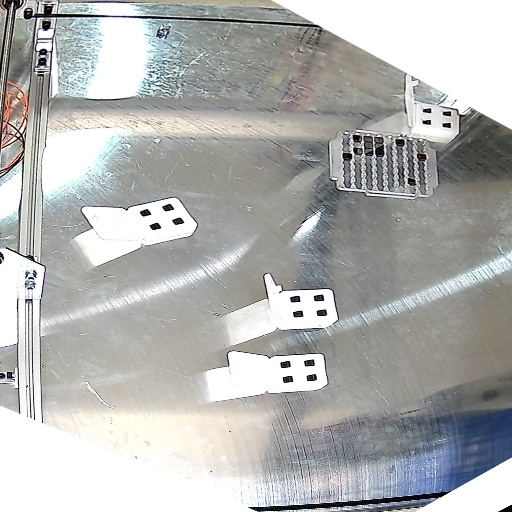
#> input picture dev/machine_learning/yoloTesting/RunML/ml_guess.jpg, 512 x 512 px, given in place of the camera
$ python old_image_methods_old.py   (older library calls are emulated)
#> lines starting #> are read from the running program, lines starting #| are printed output that depends on the picture
import cv2
import numpy as np
import math
import yaml
import random as rd
import matplotlib.pyplot as plt
from PIL import Image
CONFIG_PATH = "../../../../src/config_distance.yml"#../chip_img_movement/config_distance.yml"

# [177 lines left out: functions overlay_image_alpha, RotateImageSafe, warpImage, imagewarpCalibration, ps_imagewarpCalibration, cv2_to_PIL and 4 more, not called in this run]

def blur(img, amt=3):
    return cv2.blur(img, (amt, amt))


# [107 lines left out: functions add_noise, randomGraidentlight, randomPass, formatImage, not called in this run]

def white_balance(img):
    if (len(img.shape)<=0):
        raise Exception("No input Image")
    result = cv2.cvtColor(img, cv2.COLOR_BGR2LAB)
    avg_a = np.average(result[:, :, 1])
    avg_b = np.average(result[:, :, 2])
    result[:, :, 1] = result[:, :, 1] - ((avg_a - 128) * (result[:, :, 0] / 255.0) * 1.1)
    result[:, :, 2] = result[:, :, 2] - ((avg_b - 128) * (result[:, :, 0] / 255.0) * 1.1)
    result = cv2.cvtColor(result, cv2.COLOR_LAB2BGR)
    return result

def crop(img,top,bottom,right,left):
    h,w,_ = img.shape
    top_amt = int(h*(top/100.0))
    bottom_amt = h-int(h*(bottom/100.0))
    right_amt = int(w*(right/100.0))
    left_amt = w-int(w*(left/100.0))
    print(top_amt,bottom_amt,right_amt,left_amt)
    return img[top_amt:bottom_amt,right_amt:left_amt,:]

# [132 lines left out: functions increaseContrast, make_image_list, return_open_cv_img_from_list, showImageList, edge_detection, green_to_black and 4 more, not called in this run]

### debug methods
def readConfig(filename="config_distance.yml"):
    data = {}
    with open(filename, "r") as stream:
        try:

            data = yaml.safe_load(stream)
        except yaml.YAMLError as exc:
            print(exc)
            raise
    return data
def formate(img):
    if __name__ != "__main__":
        raise "You cant run this in another program"
    config =  readConfig(CONFIG_PATH)
    right_round=cv2.rotate(img, cv2.ROTATE_180)
    # contrast,_ =increaseContrast(right_round)
    white_shift = white_balance(right_round)

    croped = crop(white_shift,
                  config["camera"][0]["image"]["crop"]["top"],
                  config["camera"][0]["image"]["crop"]["bottom"],
                  config["camera"][0]["image"]["crop"]["left"],
                  config["camera"][0]["image"]["crop"]["right"])

    return croped
if __name__ == "__main__":
   cap = cv2.VideoCapture(0,cv2.CAP_DSHOW  )
   import time
   import os
   print(__file__)
#    print(os.listdir(CONFIG_PATH))
   time.sleep(2)
   ret,img = cap.read()
#> img is the input picture: shape (512, 512, 3); mean B, G, R 177.7, 179.1, 178.2
   cv2.imshow("frame",formate(img))
#> in formate, `right_round=cv2.rotate(img, cv2.ROTATE_180)`:
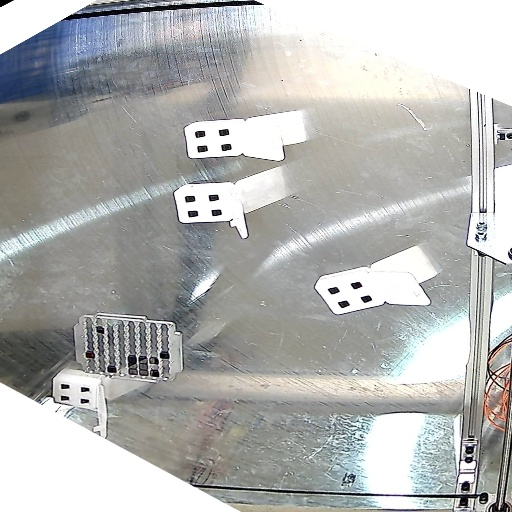
#> right_round: shape (512, 512, 3); mean B, G, R 177.7, 179.1, 178.2
#> in white_balance, `result = cv2.cvtColor(img, cv2.COLOR_BGR2LAB)`: result: shape (512, 512, 3); mean of channels 0, 1, 2 184.3, 127.5, 128.6
#> in white_balance, `avg_a = np.average(result[:, :, 1])`: avg_a = 127.5
#> in white_balance, `avg_b = np.average(result[:, :, 2])`: avg_b = 128.6
#> in white_balance, `result[:, :, 2] = result[:, :, 2] - ((avg_b - 128) * (result[:, :, 0] ..`: result: shape (512, 512, 3); mean of channels 0, 1, 2 184.3, 127.5, 127.6
#| 51 461 0 512
#> in crop, `return img[top_amt:bottom_amt,right_amt:left_amt,:]`:
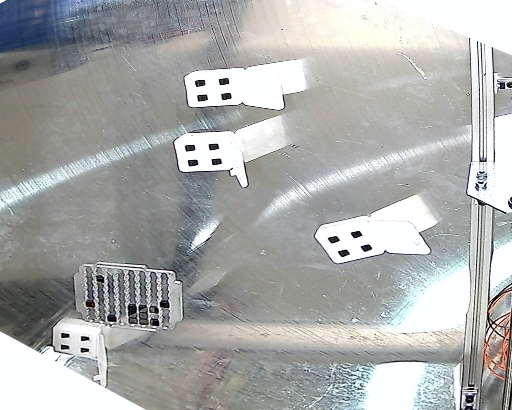
#> returned value: shape (410, 512, 3); mean of channels 0, 1, 2 171.9, 172.8, 171.5; drawn as B, G, R
   cv2.waitKey(0)
   print(__file__)
   cap.release()
